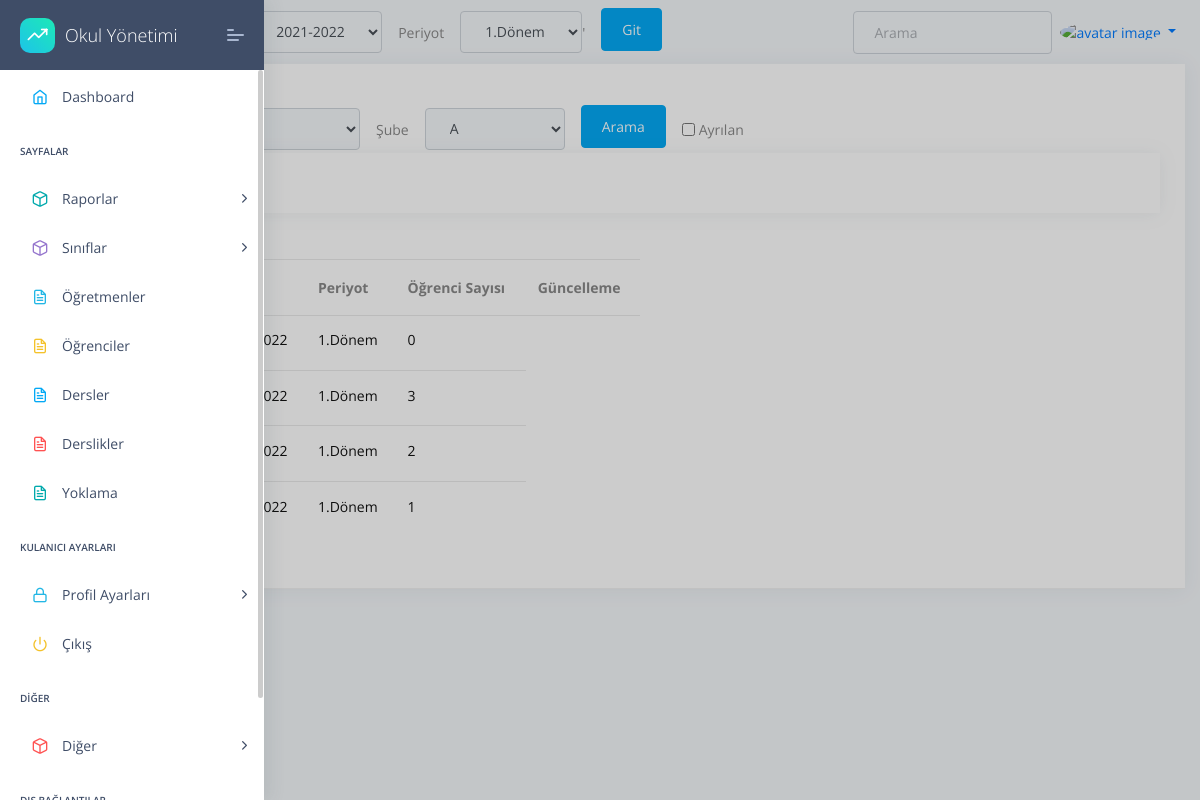
The page /classes/assign/ on the database as committed earlier.
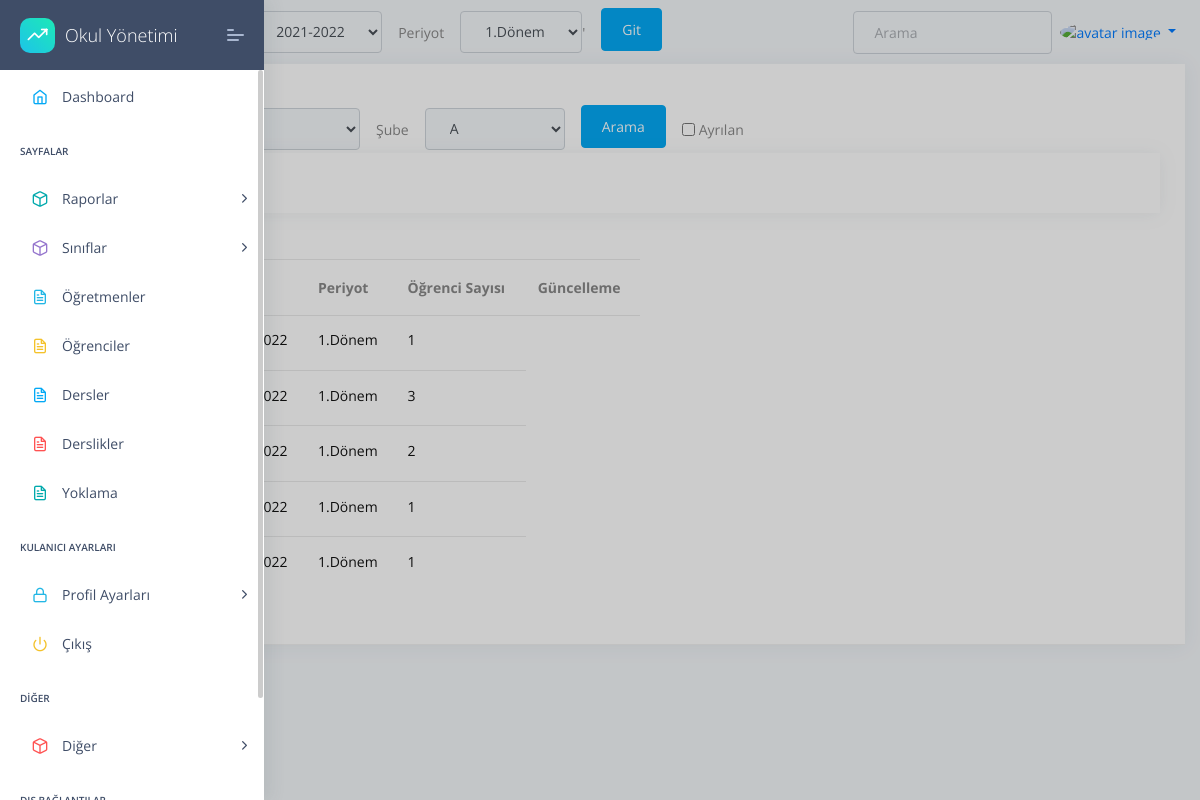
The same page on the database as committed later.
### apps/student/models.py (models this page shows, shortened)
class StudentList(models.Model):
    className=models.ForeignKey(Classes,on_delete=models.CASCADE)
    session=models.ForeignKey(Session,on_delete=models.CASCADE)
    periods=models.ForeignKey(Period,on_delete=models.CASCADE)
    students=models.ManyToManyField(Student,blank=True)
    teachers=models.ManyToManyField(Profil,blank=True,verbose_name="Sınıf Öğretmeni",related_name='teacher')
    class Meta:
        ordering = ('className',"session","periods",)

### apps/home/models.py (models this page shows)
class Period(models.Model):
    period=models.CharField(max_length=10,default="1.Dönem",unique=True)
    active=models.BooleanField(default=False)
    def __str__(self):
      return self.period

### apps/classes/views.py (the view)
# urls.py: path('assign/',views.StudentListDetailView.as_view(), name='classes-detail'),
class StudentListDetailView(ListView):
    model = StudentList
    template_name="clasess/cls-list.html"
    def get_context_data(self, **kwargs):
        context = super().get_context_data(**kwargs)
        context['classLevels']=ClassLevels.objects.all()
        context['sessions']=Session.objects.all()
        context['periods']=Period.objects.all()
        context['classNames']=ClassNames.objects.all()
        context['studentlist']=StudentList.objects.all()
        return context
    def get_queryset(self):
        queryset = {"studentlist": StudentList.objects.all()}
        sessionUpdate(self.request)
        session=Session.objects.get(active=True)
        period=Period.objects.get(active=True)
        className = self.request.GET.get("className")
        classLevel = self.request.GET.get("classLevel")
        query={}
        if className!="0" and className!=None:
            query['className__className__name__contains']=className
        else:
            query['className__className__name__contains']=""
        if classLevel!="0" and classLevel!=None:
            query['className__level__level__contains']=classLevel
        else:
            query['className__level__level__contains']=""
        query["session__session__contains"]=session
        query["periods__period__contains"]=period
        try:
            queryset = {"studentlist": StudentList.objects.filter(**query)}
        except:
            print("sorgu hatası")
        return queryset

### apps/classes/models.py (called while the page is built)
    def __str__(self):
        return self.level

    def __str__(self):
        return self.name

    def __str__(self):
        return self.level.level+self.className.name

### apps/home/models.py (called while the page is built)
    def __str__(self):
      return self.session

### apps/templates/clasess/cls-list.html (shortened to what this page needs)
{% extends "layouts/base.html" %}
{% block content %}
<div class="col-xl-12 col-md-6">
    <div class="card ">
        <div class="card-header">
            <h5>Liste Tablosu</h5>
            {% include 'student/filter.html' %}
        </div>
        <div class="row">
            <div class="col">
                <div class="card card-body">
                </div>
            </div>
        </div>
        <div class="card-block px-0 py-3 col-md-6">
            <div class="table-responsive">
                <table class="table table-hover">
                    <thead>
                        <tr>
                            <th scope="col">Sınıf Adı</th>
                            <th scope="col">Sezon</th>
                            <th scope="col">Periyot</th>
                            <th scope="col">Öğrenci Sayısı</th>
                            <th scope="col">Güncelleme</th>
                        </tr>
                    </thead>
                    <tbody>
                        {% for studentlist in object_list.studentlist %}
                        <tr class="unread">
                            <td title="Sınıf">
                                <h6 class="mb-1">{{studentlist.className}} </h6>
                            </td>
                            <td title="Sezon">
                                <h6 class="mb-1">{{studentlist.session}} </h6>
                            </td>
                            <td title="Period">
                                <h6 class="mb-1">{{studentlist.periods}} </h6>
                            </td>
                            <td title="Period">
                                <h6 class="mb-1">{{studentlist.students.count}} </h6>
                            </td>
                        </tr>
                        {% endfor %}
                    </tbody>
                </table>
            </div>
        </div>
    </div>
</div>
{% endblock content %}

Rows that differ between the two databases and show on the page:
computed for StudentList (number 1 of 5 on the later page): students.count "0" → "1"
added StudentList: periods "1.Dönem", students.count "1"
